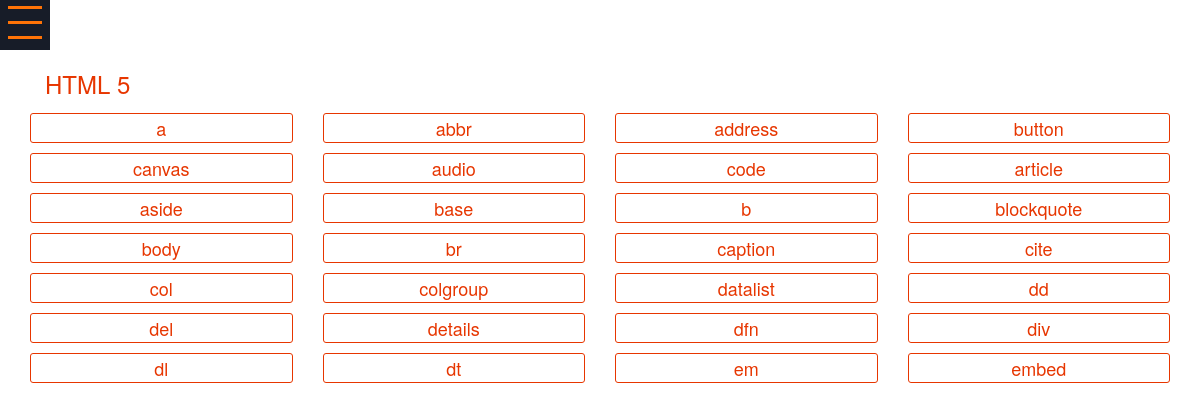
Screenshot of /HTML 5 with the database file from the repository.
### Languages/models.py (models this page shows, shortened)
class Language(models.Model):
    name=models.CharField(max_length=55)
    icon=models.CharField(max_length=50, blank=True, null=True)
    publish=models.BooleanField(default=True)
    intro=models.TextField()
    parent=models.ForeignKey('self', models.CASCADE, blank=True, null=True)
    created=models.DateTimeField(auto_now_add=True, auto_now=False)
    updated=models.DateTimeField(auto_now_add=False, auto_now=True)
    class Meta:
        verbose_name='Programm Language'
        verbose_name_plural='Programm Languages'

class Post(models.Model):
    name=models.CharField(max_length=55)
    description=models.TextField()
    code=models.TextField()
    result=models.TextField()
    prortamLanguage=models.ForeignKey(Language, on_delete=models.PROTECT)
    created=models.DateTimeField(auto_now_add=True, auto_now=False)
    updated=models.DateTimeField(auto_now_add=False, auto_now=True)
    class Meta:
        verbose_name='Post'
        verbose_name_plural='Posts'

### Pages/views.py (the view)
# urls.py: path('<str:languageName>', views.language, name='language'),
def language(request, languageName):
    myString=languageName
    cat=Language.objects.filter(Q(name=languageName) | Q(parent__name=languageName))
    posts=Post.objects.filter(prortamLanguage__in=cat)
    return render(request, 'Pages/lan.html', locals())

### Languages/context_processors.py (called while the page is built)
def getLanguages(request):
    languages=Language.objects.all()
    return locals()

### templates/Pages/lan.html
{% extends "Pages/layouts.html" %}
{% block content %}
<div class="content" id="content">
    <br><br>
    <div class="container">
          <div class="row">
              <h3>{{myString}}</h3>
          </div>
            <div class="row">
                {% for post in posts %}
                  <div class="col-md-3">
                    <a href="{% url 'post' post.id %}" class="tagLink">{{post.name}}</a>
                  </div>
              {% endfor %}
            </div>
      </div>
</div>
{% endblock %}

### rows the page displays
Language: name "HTML 5"
Post: name "a"
Post: name "abbr"
Post: name "address"
Post: name "button"
Post: name "canvas"
Post: name "audio"
Post: name "code"
Post: name "article"
Post: name "aside"
Post: name "base"
Post: name "b"
Post: name "blockquote"
Post: name "body"
Post: name "br"
Post: name "caption"
Post: name "cite"
Post: name "col"
Post: name "colgroup"
Post: name "datalist"
Post: name "dd"
Post: name "del"
Post: name "details"
Post: name "dfn"
Post: name "div"
Post: name "dl"
Post: name "dt"
Post: name "em"
Post: name "embed"
